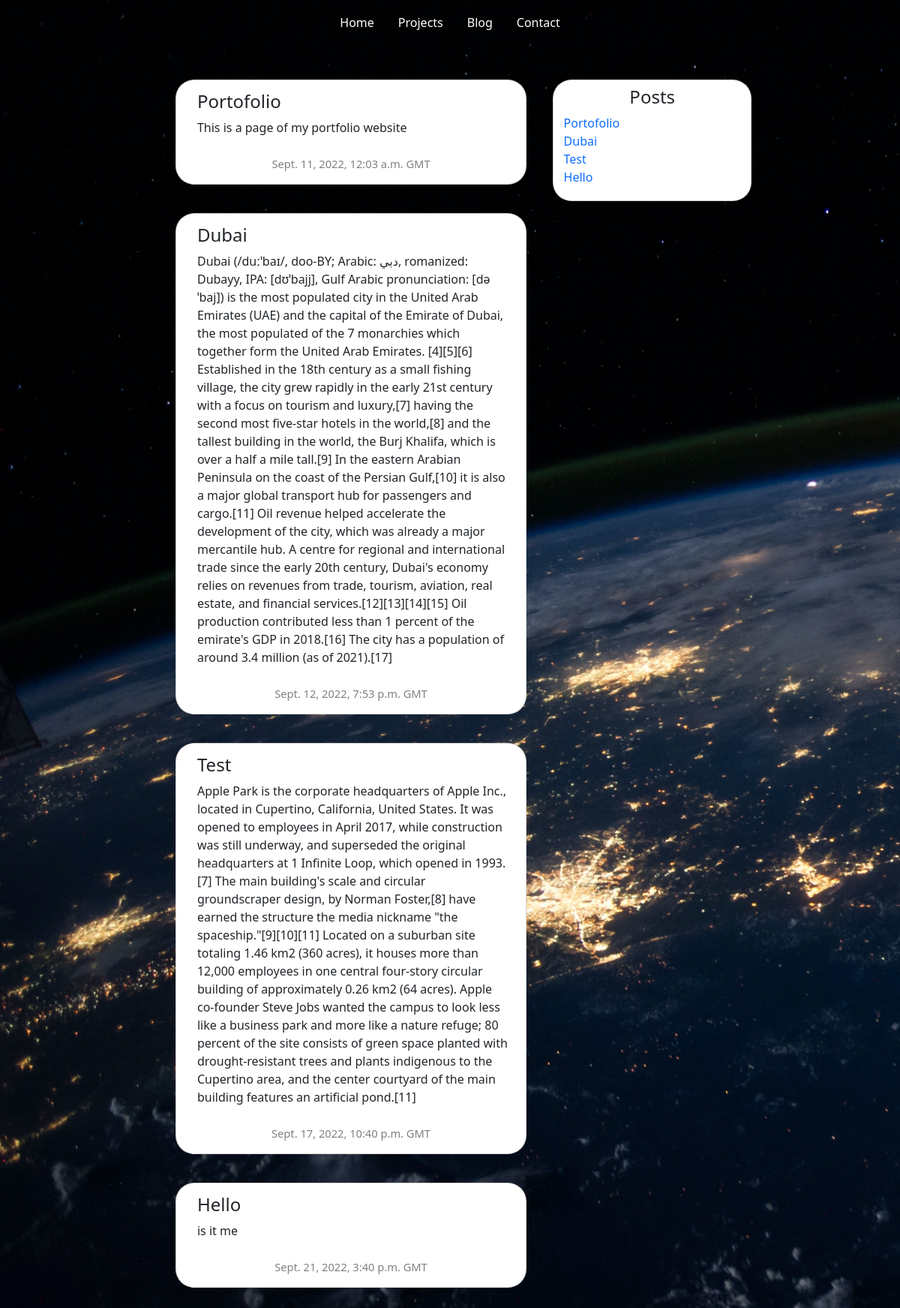
Screenshot of /blog/ with the database file from the repository.
### blog/models.py (models this page shows)
class Post(models.Model):
    title = models.CharField(max_length=20)
    image = models.ImageField(upload_to='files')
    content = models.TextField()
    id_html = models.CharField(max_length=20, default='')
    date_created = models.DateTimeField(auto_now_add=True)

### blog/views.py (the view)
# urls.py: 2. Add a URL to urlpatterns:  path('blog/', include('blog.urls'))
def blog(request):
    post = Post.objects.all()
    return render(request, 'blog.html', {'post': post})

### blog/templates/blog.html (shortened to what this page needs)
{% load static %}
<!DOCTYPE html>
<html lang="en">
<head>
    <link href="https://cdn.jsdelivr.net/npm/bootstrap@5.2.1/dist/css/bootstrap.min.css" rel="stylesheet">
</head>
<body>
    <nav>
        <div id="navbar">
            <ul id="nav-items" class="nav justify-content-center">
                <li class="nav-item">
                  <a id="link" class="nav-link active" aria-current="page" href="/">Home</a>
                </li>
                <li class="nav-item">
                  <a id="link" class="nav-link" href="/projects">Projects</a>
                </li>
                <li id="blog-link" class="nav-item">
                  <a id="link" class="nav-link" href="/blog">Blog</a>
                </li>
                <li class="nav-item">
                    <a id="link" class="nav-link" href="/contact">Contact</a>
                </li>
              </ul>
        </div>
    </nav>
    <div id="blog">
        {% block content %}
        <div class="card" id="filters">
            <h4 style="text-align: center; margin-top: 3%;">Posts</h4>
            <div id="list">
                    {% for i in post %}
                        <a id="item" href="#{{i.id_html}}">{{ i.title }}</a>
                    {% endfor %}
            </div>
        </div>
        <div id="posts">
                {% for i in post %}
                    <div id="{{ i.id_html }}" class="card">
                        <h4 id="title">{{ i.title }}</h4>
                        <p id="content">{{ i.content }}</p>
                        <p id="date">{{ i.date_created }} GMT</p>
                    </div>
                {% endfor %}
        </div>
        {% endblock content %}
    </div>
</body>
</html>

### rows the page displays
Post: title "Portofolio", content "This is a page of my portfolio website", date_created "Sept. 11, 2022, 12:03 a.m."
Post: title "Dubai", content "Dubai (/duːˈbaɪ/, doo-BY; Arabic: دبي, romanized: Dubayy, IPA: [dʊˈbajj], Gulf Arabic pronunciation: [dəˈbaj]) is the most populated city in the United Arab Emirates (UAE) and the capital of the Emirate of Dubai, the most populated of the 7 monarchies which together form the United Arab Emirates. [4][5][6] Established in the 18th century as a small fishing village, the city grew rapidly in the early 21st century with a focus on tourism and luxury,[7] having the second most five-star hotels in the world,[8] and the tallest building in the world, the Burj Khalifa, which is over a half a mile tall.[9] In the eastern Arabian Peninsula on the coast of the Persian Gulf,[10] it is also a major…", date_created "Sept. 12, 2022, 7:53 p.m."
Post: title "Test", content "Apple Park is the corporate headquarters of Apple Inc., located in Cupertino, California, United States. It was opened to employees in April 2017, while construction was still underway, and superseded the original headquarters at 1 Infinite Loop, which opened in 1993.[7] The main building's scale and circular groundscraper design, by Norman Foster,[8] have earned the structure the media nickname \"the spaceship.\"[9][10][11] Located on a suburban site totaling 1.46 km2 (360 acres), it houses more than 12,000 employees in one central four-story circular building of approximately 0.26 km2 (64 acres). Apple co-founder Steve Jobs wanted the campus to look less like a business park and more like a…", date_created "Sept. 17, 2022, 10:40 p.m."
Post: title "Hello", content "is it me", date_created "Sept. 21, 2022, 3:40 p.m."
